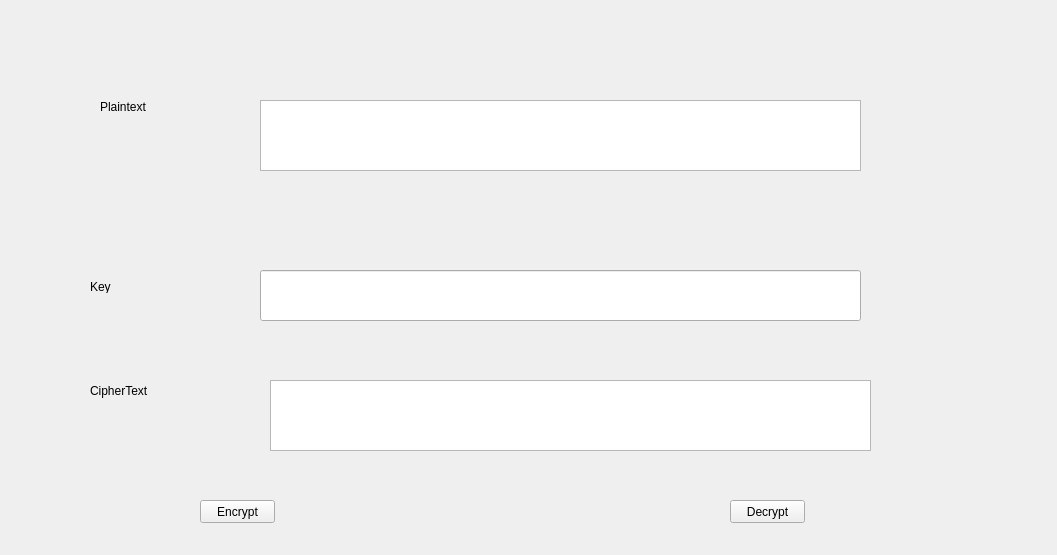
<?xml version="1.0" encoding="UTF-8"?>
<ui version="4.0">
 <class>Form</class>
 <widget class="QWidget" name="Form">
  <property name="geometry">
   <rect>
    <x>0</x>
    <y>0</y>
    <width>1057</width>
    <height>555</height>
   </rect>
  </property>
  <property name="windowTitle">
   <string>Form</string>
  </property>
  <widget class="QLabel" name="label">
   <property name="geometry">
    <rect>
     <x>100</x>
     <y>100</y>
     <width>47</width>
     <height>13</height>
    </rect>
   </property>
   <property name="text">
    <string>Plaintext</string>
   </property>
  </widget>
  <widget class="QPlainTextEdit" name="plainTextEdit">
   <property name="geometry">
    <rect>
     <x>260</x>
     <y>100</y>
     <width>601</width>
     <height>71</height>
    </rect>
   </property>
  </widget>
  <widget class="QLabel" name="label_2">
   <property name="geometry">
    <rect>
     <x>90</x>
     <y>280</y>
     <width>47</width>
     <height>13</height>
    </rect>
   </property>
   <property name="text">
    <string>Key</string>
   </property>
  </widget>
  <widget class="QLineEdit" name="lineEdit">
   <property name="geometry">
    <rect>
     <x>260</x>
     <y>270</y>
     <width>601</width>
     <height>51</height>
    </rect>
   </property>
  </widget>
  <widget class="QLabel" name="label_3">
   <property name="geometry">
    <rect>
     <x>90</x>
     <y>380</y>
     <width>61</width>
     <height>21</height>
    </rect>
   </property>
   <property name="text">
    <string>CipherText</string>
   </property>
  </widget>
  <widget class="QPlainTextEdit" name="plainTextEdit_2">
   <property name="geometry">
    <rect>
     <x>270</x>
     <y>380</y>
     <width>601</width>
     <height>71</height>
    </rect>
   </property>
  </widget>
  <widget class="QPushButton" name="pushButton">
   <property name="geometry">
    <rect>
     <x>200</x>
     <y>500</y>
     <width>75</width>
     <height>23</height>
    </rect>
   </property>
   <property name="text">
    <string>Encrypt</string>
   </property>
  </widget>
  <widget class="QPushButton" name="pushButton_2">
   <property name="geometry">
    <rect>
     <x>730</x>
     <y>500</y>
     <width>75</width>
     <height>23</height>
    </rect>
   </property>
   <property name="text">
    <string>Decrypt</string>
   </property>
  </widget>
 </widget>
 <resources/>
 <connections/>
</ui>
